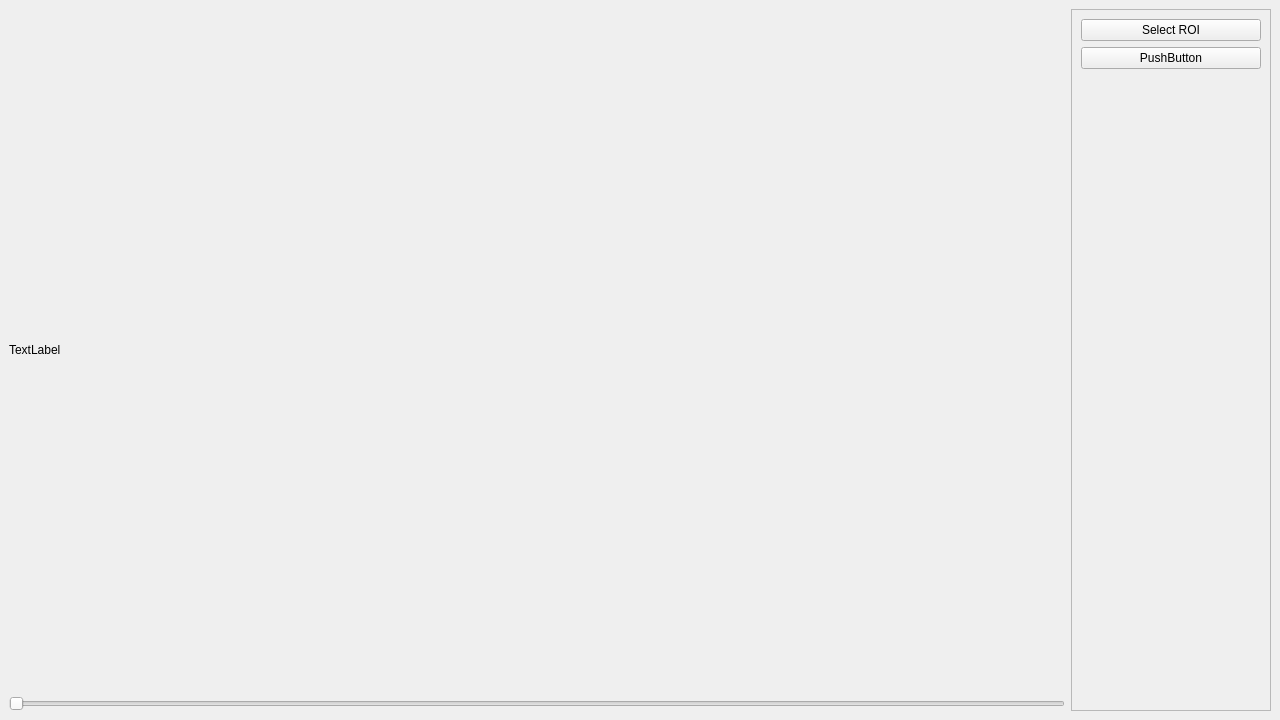
<?xml version="1.0" encoding="UTF-8"?>
<ui version="4.0">
 <class>MainWindow</class>
 <widget class="QMainWindow" name="MainWindow">
  <property name="geometry">
   <rect>
    <x>0</x>
    <y>0</y>
    <width>1280</width>
    <height>720</height>
   </rect>
  </property>
  <property name="windowTitle">
   <string>MainWindow</string>
  </property>
  <widget class="QWidget" name="centralwidget">
   <layout class="QGridLayout" name="gridLayout">
    <item row="1" column="0">
     <widget class="QLabel" name="label">
      <property name="text">
       <string>TextLabel</string>
      </property>
     </widget>
    </item>
    <item row="2" column="0">
     <widget class="QSlider" name="horizontalSlider">
      <property name="orientation">
       <enum>Qt::Horizontal</enum>
      </property>
     </widget>
    </item>
    <item row="1" column="1" rowspan="2">
     <widget class="QFrame" name="frame">
      <property name="minimumSize">
       <size>
        <width>200</width>
        <height>0</height>
       </size>
      </property>
      <property name="maximumSize">
       <size>
        <width>200</width>
        <height>16777215</height>
       </size>
      </property>
      <property name="frameShape">
       <enum>QFrame::StyledPanel</enum>
      </property>
      <property name="frameShadow">
       <enum>QFrame::Raised</enum>
      </property>
      <layout class="QGridLayout" name="gridLayout_2">
       <item row="2" column="0">
        <spacer name="verticalSpacer">
         <property name="orientation">
          <enum>Qt::Vertical</enum>
         </property>
         <property name="sizeHint" stdset="0">
          <size>
           <width>20</width>
           <height>40</height>
          </size>
         </property>
        </spacer>
       </item>
       <item row="0" column="0">
        <widget class="QPushButton" name="selectROI">
         <property name="text">
          <string>Select ROI</string>
         </property>
        </widget>
       </item>
       <item row="1" column="0">
        <widget class="QPushButton" name="pushButton">
         <property name="text">
          <string>PushButton</string>
         </property>
        </widget>
       </item>
      </layout>
     </widget>
    </item>
   </layout>
  </widget>
 </widget>
 <resources/>
 <connections/>
</ui>
